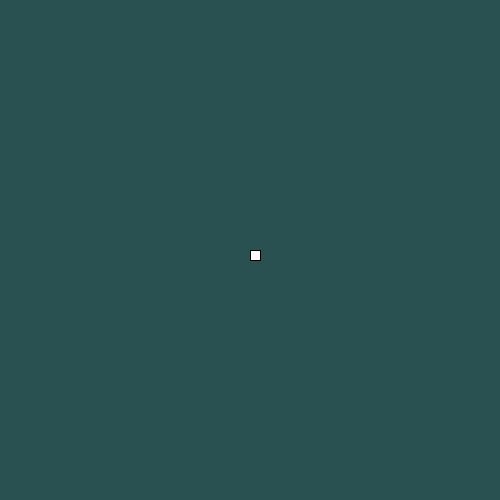
Frame 1 (no input)
Frame 60 (the mouse pressed at the canvas centre just before this capture): identical to frame 1, image omitted
Frame 120 (the mouse held since frame 60 and released just before this capture): identical to frame 1, image omitted

The Processing sketch that drew this single still picture (run headless with seeded random() and noise(); from frame 60 on, the mouse is pressed at the canvas centre):

// Processing sketch: FirstGame
// ── FirstGame.pde
Character player;

void setup()
{
  size(500,500);
  frameRate(60);
  player = new Character();
}

// have split the game loop into update and draw for readability and a bit of structure
void draw()
{
  Update();
  Draw();
}

//Will update inputs/positions/physics before drawing happens
void Update()
{
  Settings.OnUpdate();
  player.OnUpdate();
}

//Draw that happens every frame after update
void Draw()
{
  background(42,81,82);
  player.OnDraw();
}

// ── Character.pde
class Character
{
  
  float m_xPos;
  float m_yPos;
  
  Character()
  {
    m_speed = 5.0f;
    m_xPos = width / 2;
    m_yPos = height / 2;
  }
  
  public float m_speed;
  
  void OnUpdate()
  {
    if(key == 'd')
    {
      m_xPos += 1;
    }
  }
  
  void OnDraw()
  {
    rect(m_xPos,m_yPos,10,10);
  }
}

// ── Settings.pde
static class Settings
{
  float m_gravity = -9.8f;
  float m_deltaTime = 0.0f;
  
  static void OnUpdate()
  {

  }
  
  static void OnDraw()
  {
    
  }
}
